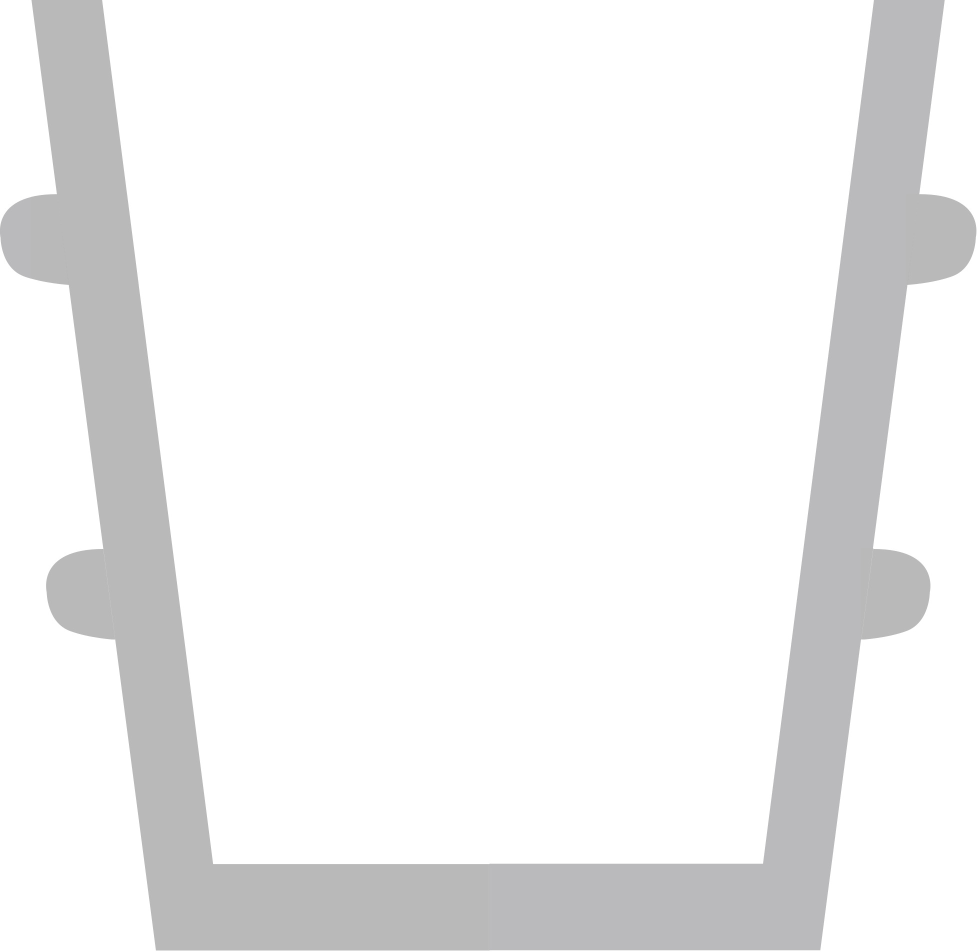
#> input picture python_code/LadleImages/Ladle_Image.jpg, 1954 x 1904 px (shown at 1/2 size)
$ python ladle_imager.py
#> lines starting #> are read from the running program, lines starting #| are printed output that depends on the picture
from PIL import Image, ImageDraw
import time

# Define the liquid color and fill level
liquid_color = (255, 165, 0)  # Orange color (RGB)

def ladle_image_gen(liq_color):
    # Calculate the coordinates of the liquid area
#> called with liq_color = (255, 165, 0)
    x1, y1 = 425, 1726
    x2, y2 = 1525, 1726
    x3, y3 = 309, 821
    x4, y4 = 1630, 800

    # Load the ladle image
    ladle_image = Image.open("LadleImages/Ladle_Image.jpg")
#> ladle_image is the input picture: PIL image 1954x1904 RGB; mean R, G, B 240.2, 240.2, 240.4
    # Create a copy of the ladle image to avoid modifying the original
    ladle_with_liquid = ladle_image.copy()

    # Create a drawing context to draw the liquid
    draw = ImageDraw.Draw(ladle_with_liquid)

    taper = x1-x3
    height = y1-y3
    for step in range(100):
        fill_level = step * 0.01
        ya = int(y1 - fill_level * y1)
        xa = int(x1 - (y1-ya) * taper/height)

        yb = int(y1 - fill_level * y1)
        xb = int(x2 + (y1-ya) * taper/height)

        # Draw the liquid based on the fill level
        draw.polygon(
            [(x1, y1), (x2, y2), (xb, yb), (xa, ya)],
            fill=liq_color
        )

        # Save the image with the liquid filling
        ladle_with_liquid.save(f"LadleImages/Ladle_Image_{step}.png")
        time.sleep(0.3)
#> this loop made 100 passes
#> pass 2, in ladle_image_gen, `ladle_with_liquid.save(f"LadleImages/Ladle_Image_{step}.png")`:
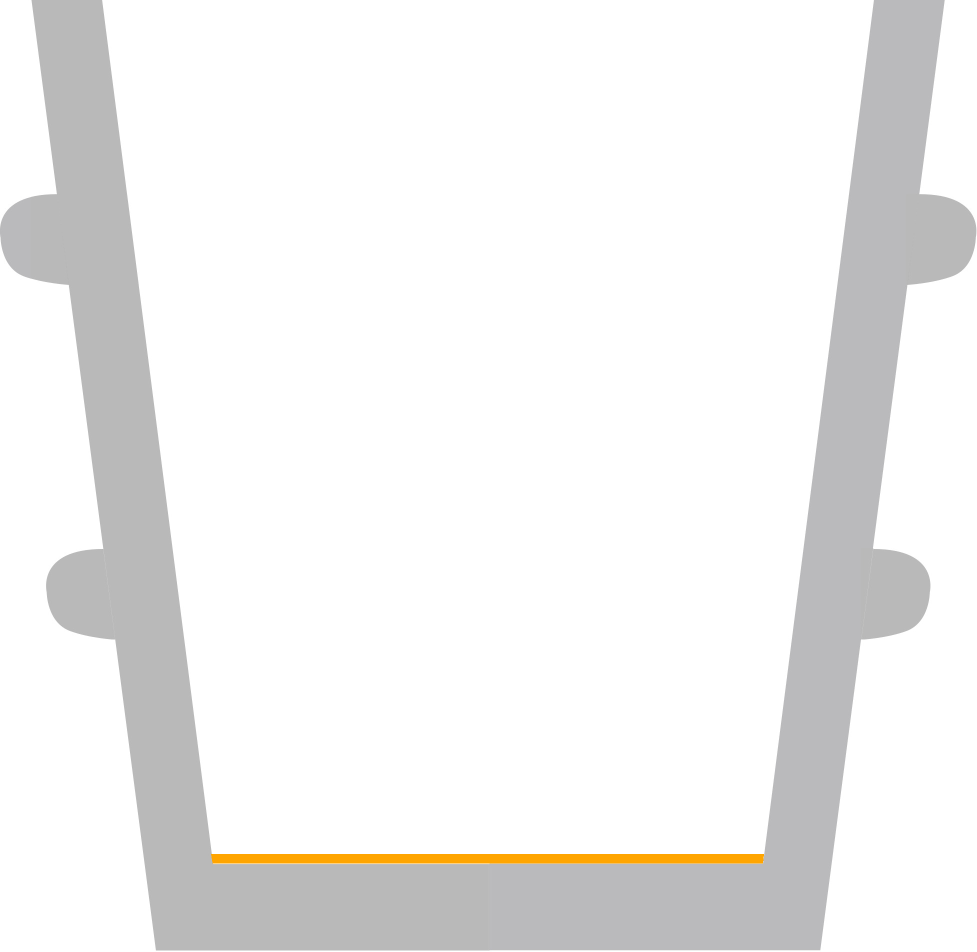
#> saved as Ladle_Image_1.png: PIL image 1954x1904 RGB (shown at 1/2 size); mean R, G, B 240.2, 239.7, 239
#> after the loop:
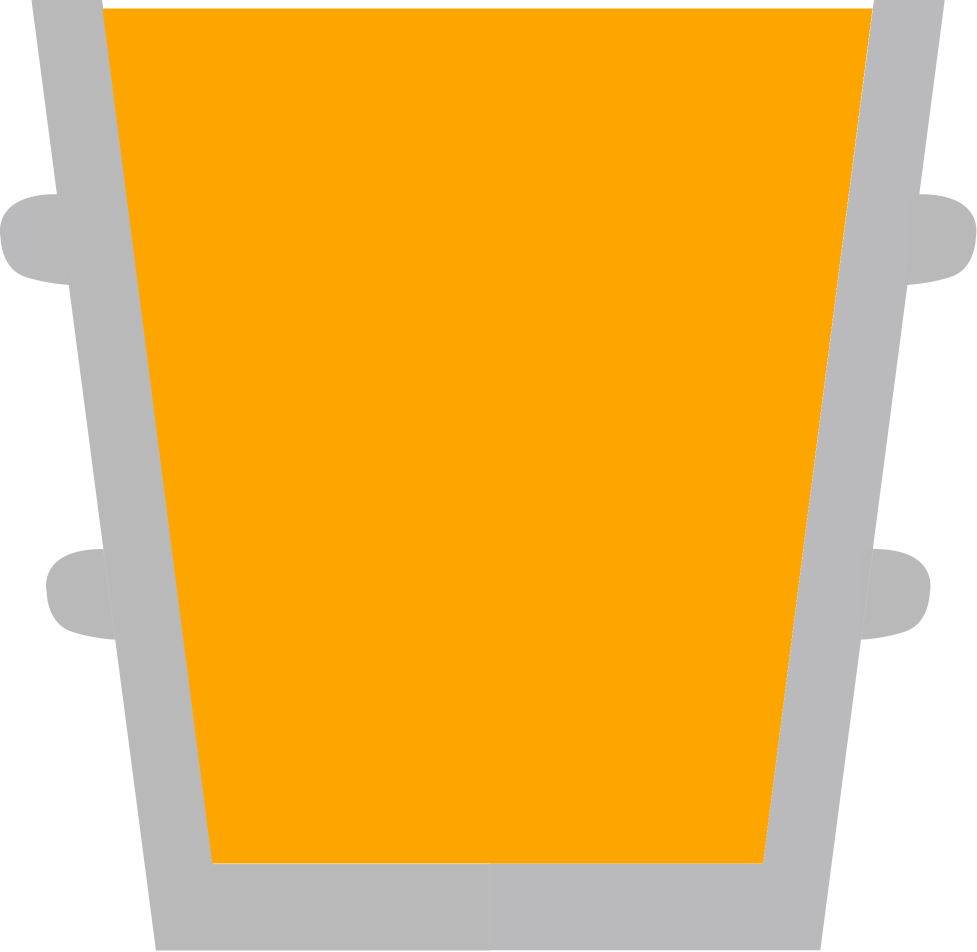
#> ladle_with_liquid: PIL image 1954x1904 RGB (shown at 1/2 size); mean R, G, B 240.3, 185.6, 85.6

ladle_image_gen(liquid_color)
# # Display the image (optional)
# ladle_with_liquid.show()
